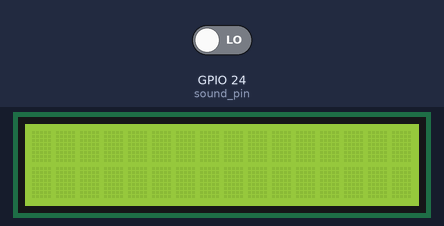
Simulated run of this program. Board: Raspberry Pi (BCM pin numbers). On the bench: 16×2 character LCD. Inputs (shaded band) come from the test bench; at power-on: GPIO 24 (sound_pin) LOW.

Above: at 1.2 s.
1.3 s: GPIO 24 (sound_pin) driven HIGH
At 2.3 s:
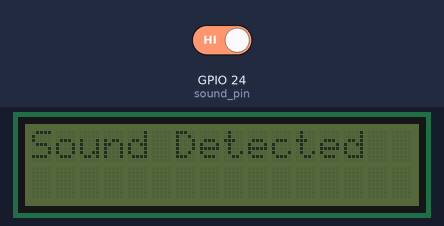
2.9 s: GPIO 24 (sound_pin) driven LOW
Timing chart, 0 to 5.9 s (numbered marks = the images above; inputs shaded):
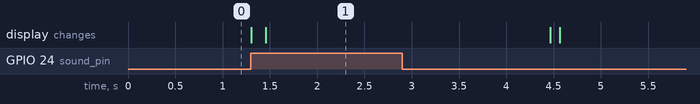

The program:

using_the_sound_sensor.py
```python
import RPi.GPIO as GPIO
import time
import Adafruit_CharLCD as LCD

sound_pin = 24

GPIO.setmode(GPIO.BCM)
GPIO.setup(sound_pin, GPIO.IN)

class LCDModule():
  def __init__(self):
    self.address = 0x21
    self.lcd_columns = 16
    self.lcd_rows = 2
    self.lcd = LCD.Adafruit_CharLCDBackpack(address = self.address)
  def turn_off(self):
    self.lcd.set_backlight(1)
  def turn_on(self):
    self.lcd.set_backlight(0)
  def clear(self):
    self.lcd.clear()
  def write_lcd(self, text):
    self.turn_on()
    time.sleep(0.1)
    self.lcd.message(text)
    time.sleep(3)
    self.clear()
    time.sleep(0.1)
    self.turn_off()
lcd_screen = LCDModule()

while True:
  if(GPIO.input(sound_pin) == True):
    lcd_screen.write_lcd(text = "Sound Detected")
    time.sleep(0.1)
  else:
    lcd_screen.clear()
    lcd_screen.turn_off()
```

Measured:
- after the input at 1.3 s, the display: first changes at once (image 1 shows a later state)
